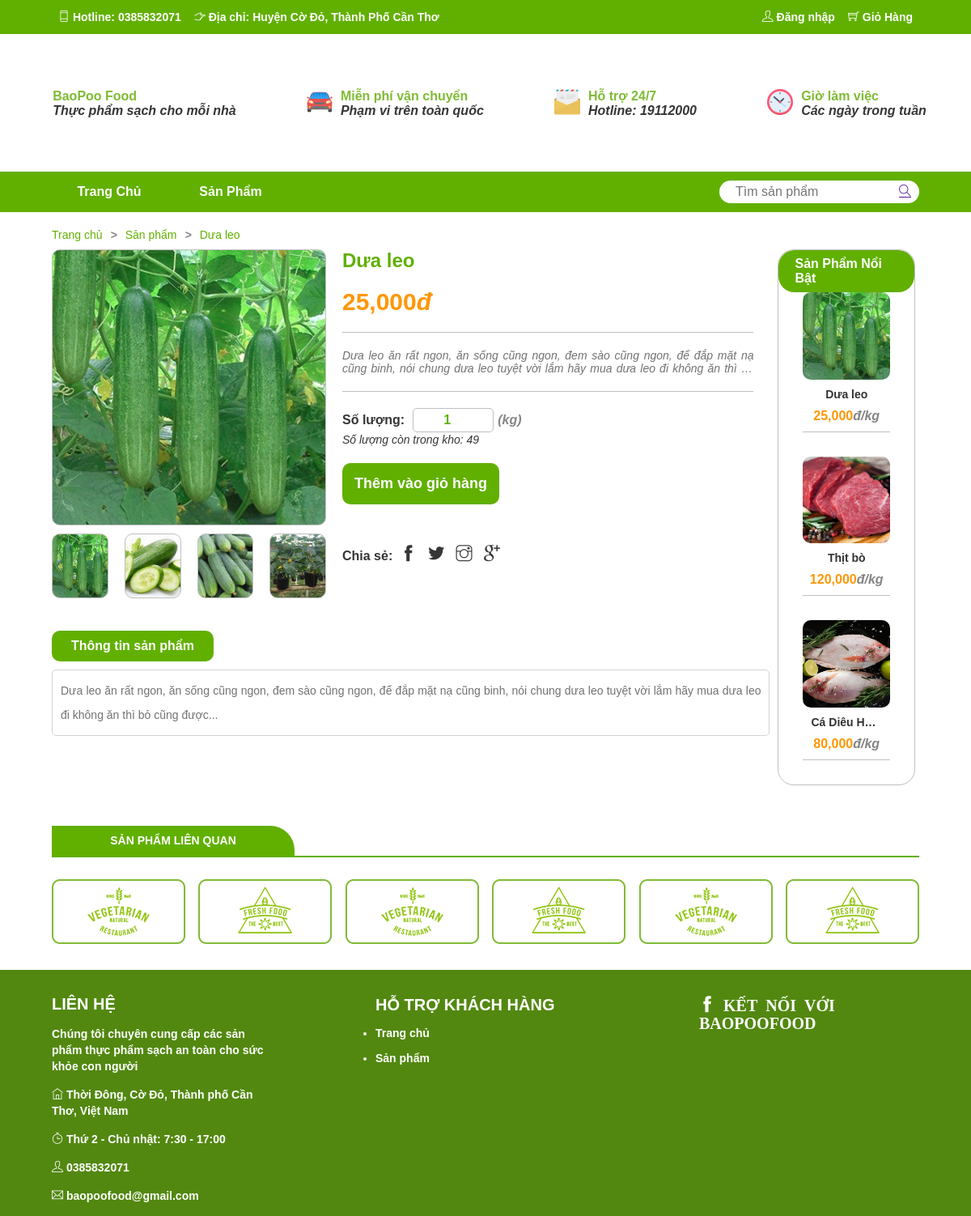
The app's page /khachhang/chitietsanpham.php?mshh=5 with its own data.
### tables this page shows
CREATE TABLE `hanghoa` (
  `mshh` int(11) NOT NULL,
  `tenhh` varchar(100) NOT NULL,
  `quycach` varchar(10) NOT NULL,
  `mota` varchar(5000) NOT NULL,
  `gia` int(11) NOT NULL,
  `soluonghang` int(11) NOT NULL,
  `maloaihang` int(11) NOT NULL,
  `hot` bit(1) NOT NULL
);

CREATE TABLE `hinhhanghoa` (
  `mahinh` int(11) NOT NULL,
  `tenhinh` varchar(500) NOT NULL,
  `mshh` int(11) NOT NULL
);

### khachhang/api/dataprocessing.php (called while the page is built, shortened)
<?php
function executeResult($sql) {
    $conn = mysqli_connect(HOST, USERNAME, PASSWORD, DATABASE);
    $result = mysqli_query($conn, $sql);
    $data = [];
    if($result != null){
        while($row = mysqli_fetch_array($result, 1)) {
            $data[] = $row;
        }
    }
    return $data;
}
function executeSingleResult($sql) {
	$con = mysqli_connect(HOST, USERNAME, PASSWORD, DATABASE);
	$result = mysqli_query($con, $sql);
    if($result != null){
	$row    = mysqli_fetch_array($result, 1);
	return $row;
    }
}

### khachhang/chitietsanpham.php (the view, shortened to what this page needs)
<?php
    require_once('api/dataprocessing.php');
    $id='';
    if(isset($_GET['mshh'])){
        $id = $_GET['mshh'];
    }
?>
<!DOCTYPE html>
<html lang="en">
<head>
    <link rel="stylesheet" href="./main.css">
    <link rel="stylesheet" href="./fonts/themify-icons-font/themify-icons/themify-icons.css">
    <link rel="stylesheet" type="text/css" href="//cdn.jsdelivr.net/npm/slick-carousel@1.8.1/slick/slick.css"/>
</head>
<body>
    <?php
        include("nav.php");
    ?>
    <div class="nav-introduce">
        <div class="nav-review slogan">
            <div class="mota">
                <strong>BaoPoo Food</strong>
                <p>Thực phẩm sạch cho mỗi nhà</p>
            </div>
        </div>
        <div class="nav-review slogan1">
            <div class="icon"><img src="./img/car.png" alt=""></div>
            <div class="mota">
                <strong>Miễn phí vận chuyển</strong>
                <p>Phạm vi trên toàn quốc</p>
            </div>
        </div>
        <div class="nav-review slogan2">
            <div class="icon"><img src="./img/letter.png" alt=""></div>
            <div class="mota">
                <strong>Hỗ trợ 24/7</strong>
                <p>Hotline: <strong>19112000</strong></p>
            </div>
        </div>
        <div class="nav-review slogan3">
            <div class="icon"><img src="./img/clock.png" alt=""></div>
            <div class="mota">
                <strong>Giờ làm việc</strong>
                <p>Các ngày trong tuần</p>
            </div>
        </div>
    </div>
    <div class="header">
        <ul class="header-nav">
            <li><a href="index.php">Trang Chủ</a></li>
            <li><a href="sanpham.php">Sản Phẩm </a></li>
        </ul>
        <div class="header-search">
            <input type="text" class="header-input" placeholder="Tìm sản phẩm">
            <a href="" class="header-icon-search ti-search"></a>
        </div>
    </div>
    <div class="container">
        <div class="grid">
        <div class="cart-introduce">
            <?php $sql = 'select * from hanghoa where mshh = '.$id.'';
                $kq = executeSingleResult($sql);
                echo'
                    <a href="index.php">Trang chủ</a>
                    <i>></i>
                    <a href="sanpham.php">Sản phẩm</a>
                    <i>></i>
                    <p>'.$kq['tenhh'].'</p>
                    ';
            ?>
                </div>
            <div class="grid_row">
                <div class="grid_column-10">
                    <form action="" method="post">
                    <div class="product-detail">
                        <div class="product-detail-imgs">
                            <?php
                                    $sql='select * from hinhhanghoa where mshh='.$id.'';
                                    $result = mysqli_query($con,$sql);
                                    $i = 0;
                                    do{
                                        $row = mysqli_fetch_array($result);
                                        $i = 1;
                                        echo '<div class="product-detail-imgs-large" id="imgs" style="background-image: url(../anhsanpham/'.$row[1].');">
                                            </div>
                                            <input type="hidden" id="anhsp" name="anhsp" value="'.$row[1].'">
                                            ';
                                    } while($i > 1);
                                    ?>
                            <div class="product-detail-imgs-list">
                                <?php
                                    $sql='select * from hinhhanghoa where mshh='.$id.'';
                                    $result = mysqli_query($con,$sql);
                                    while($row = mysqli_fetch_array($result)){
                                    ?>
                                        <div onmouseover="change1(event)" class="product-detail-imgs-item" style="background-image: url(../anhsanpham/<?php echo $row['tenhinh']?>);"></div>
                                    <?php
                                    }
                                    ?>
                            </div>
                        </div>
                        <?php
                                $sql='select * from hanghoa where mshh='.$id.'';
                                $result = mysqli_query($con,$sql);
                                while($row = mysqli_fetch_array($result)){
                                ?>
                        <div class="product-detail-info">
                            <span class="product-detail-tittle"><?php echo $row['tenhh'] ?></span>
                            <div class="product-detail-price">
                                <span class="product-detail-price-current"><?php echo number_format($row['gia']) ?></span><i class="product-detail-price-dv">đ</i>
                            </div>
                            <div class="product-detail-desr-sort">
                                <p><?php echo $row['mota'] ?></p>
                            </div>
                            <div class="product-detail-form">
                                <label for="">Số lượng:</label>
                                <input type="number" id="soluongspmua" name="soluongsp" min="1" class="producct-detail-number" value="1">
                                <i>(<?php echo $row['quycach'] ?>)</i>
                            </div>
                            <i style="font-weight: 500; font-size: 14px;">Số lượng còn trong kho: <span id="soluongsptk"><?php echo $row['soluonghang'] ?></span></i>
                            <br>
                            <div class="product-detail-button">
                                <input type="button" name="addcart" id="add-cart" onclick="themgiohang()" class="product-detail-btn btn-add" value="Thêm vào giỏ hàng">
                            </div>
                            <div class="product-detail-share">
                                <label for="">Chia sẻ:</label>
                                <i class="product-detail-share-icon ti-facebook"></i>
                                <i class="product-detail-share-icon ti-twitter-alt"></i>
                                <i class="product-detail-share-icon ti-instagram"></i>
                                <i class="product-detail-share-icon ti-google"></i>
                            </div>
                        </div>
                    </div>
                    </form>
                    <div class="product-detail-desr-main">
                            <p class="product-detail-desr-heading">Thông tin sản phẩm</p>
                            <p class="product-detail-desr">
                            <?php echo $row['mota'] ?>
                            </p>
                    </div>
                    <?php
                                }
                    ?>
                </div>
                <div class="grid_column-2">
                    <div class="category">
                        <h3 class="category-heading">
                            Sản Phẩm Nổi Bật
                        </h3>
                        <?php
                        $sql = 'select mshh from hanghoa where hot = 1 limit 3';
                        $result = executeResult($sql);
                        foreach ($result as $row) {
                            $sqli = 'select * from hinhhanghoa hh join hanghoa h on h.mshh = hh.mshh where hh.mshh = ' .$row['mshh']. '
                            limit 1';
                            $hanghoa = executeResult($sqli);
                            foreach ($hanghoa as $item) {
                                $masohh=$item['mshh'];
                                $ctsp='chitietsanpham.php?mshh='.$masohh.'';
                                echo '
                                <div class="product-featured" onclick="window.location.href = \''.$ctsp.'\' ">
                                    <div class="home-product-img" style="background-image: url(../anhsanpham/'.$item['tenhinh'].');">
                                    </div>
                                    <div class="home-product-name">
                                        <a href="chitietsanpham.php?mshh='.$item['mshh'].'">'.$item['tenhh'].'</a>
                                    </div>
                                    <div class="home-product-price">
                                        <span class="home-product-price-current">'.number_format($item['gia']).'<i class="donvitiente">đ/'.$item['quycach'].'</i></span>
                                    </div>
                                </div>
                                ';
                            }
                        }
                        ?>
                    </div>
                </div>
            </div>
        </div>
        <div class="soft-desr">
            <div class="soft-desr-name">
                <p>Sản phẩm liên quan</p>
            </div>
            <div class="soft-desr-gachduoi"></div>
        </div>
    </div>
    <div class="footer">
        <div class="footer-trangtri">
            <img src="./img/ft1.png" alt="">
            <img src="./img/ft2.png" alt="">
            <img src="./img/ft1.png" alt="">
            <img src="./img/ft2.png" alt="">
            <img src="./img/ft1.png" alt="">
            <img src="./img/ft2.png" alt="">
        </div>
        <div class="footer-body">
            <div class="footer-contact">
                <span class="footer-name">Liên hệ</span>
                <p>Chúng tôi chuyên cung cấp các sản phẩm thực phẩm sạch an toàn cho sức khỏe con người</p>
                <p><i class="footer-icon ti-home"></i> Thời Đông, Cờ Đỏ, Thành phố Cần Thơ, Việt Nam</p>
                <p><i class="footer-icon ti-timer"></i> Thứ 2 - Chủ nhật: 7:30 - 17:00</p>
                <p><i class="footer-icon ti-user"></i> 0385832071</p>
                <p><i class="footer-icon ti-email"></i> baopoofood@gmail.com</p>
            </div>
            <div class="footer-support">
                <span class="footer-name">Hỗ trợ khách hàng</span>
                <ul class="footer-support-list">
                    <li><a href="index.php">Trang chủ</a></li>
                    <li><a href="sanpham.php">Sản phẩm</a></li>
                </ul>
            </div>
            <div class="footer-link">
                <span class="ti-facebook"> <a href="">Kết nối với BaopooFood</a></span>
            </div>
        </div>
    </div>
</body>
</html>

### records on screen
hanghoa: tenhh "Dưa leo", gia "25,000", mota "Dưa leo ăn rất ngon, ăn sống cũng ngon, đem sào cũng ngon, để đắp mặt nạ cũng binh, nói chung dưa leo tuyệt vời lắm hãy mua dưa leo đi không ăn thì…", quycach "kg", soluonghang "49", mota "Dưa leo ăn rất ngon, ăn sống cũng ngon, đem sào cũng ngon, để đắp mặt nạ cũng binh, nói chung dưa leo tuyệt vời lắm hãy mua dưa leo đi không ăn thì bỏ cũng được..."
hinhhanghoa: tenhinh (picture), mshh.tenhh "Dưa leo", mshh.gia "25,000", mshh.quycach "kg"
hinhhanghoa: tenhinh (picture)
hinhhanghoa: tenhinh (picture)
hinhhanghoa: tenhinh (picture)
hinhhanghoa: tenhinh (picture), mshh.tenhh "Thịt bò", mshh.gia "120,000", mshh.quycach "kg"
hinhhanghoa: tenhinh (picture), mshh.tenhh "Cá Diêu H…", mshh.gia "80,000", mshh.quycach "kg"
